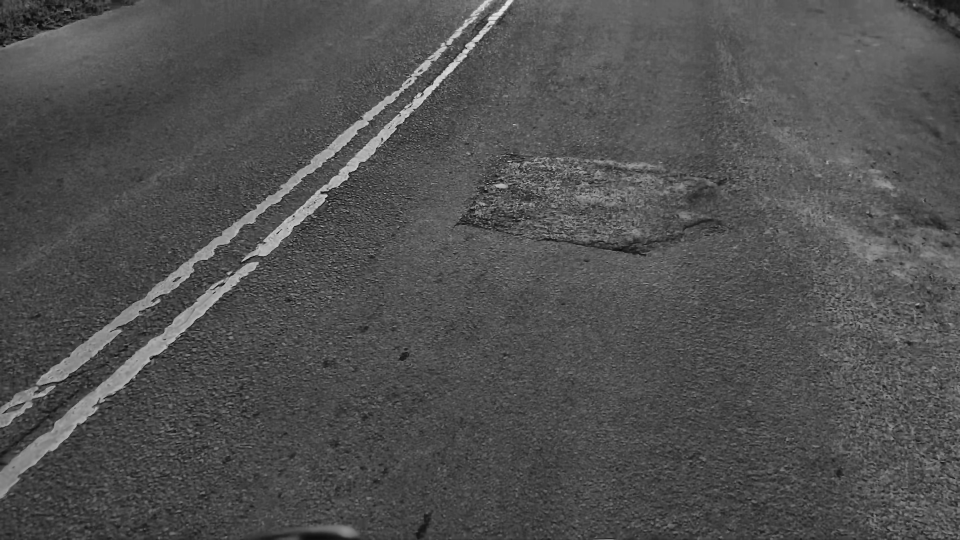
#> input picture Enhacement/Enhanced_frames/frame_00000.jpg, 1920 x 1080 px (shown at 1/2 size); its folder holds only this picture in this run
$ jupyter execute 'Segmentation_Pipeline  (1).ipynb'
#> lines starting #> are read from the running program, lines starting #| are printed output that depends on the picture; after the words box and inside, x2 and y2 are one past the last pixel; in counts of white or black regions, pixels touching at a corner belong together
[cell 1]
import cv2
import os
import glob
import numpy as np


# FINAL SEGMENTATION PIPELINE
# Pothole             = Red
# Alligator Cracking  = Green
# Center Line Removal = Yellow
# No text labels


input_dir = r"D:\Downloads\IP_Project\Enhanced_frames"
output_dir = r"D:\Downloads\IP_Project\Segmentation"

os.makedirs(output_dir, exist_ok=True)

# -------OUTPUT FOLDERS-------

roi_dir        = os.path.join(output_dir, "ROI_masks")
lane_dir       = os.path.join(output_dir, "Lane_masks")
dark_dir       = os.path.join(output_dir, "Dark_damage_masks")
pothole_dir    = os.path.join(output_dir, "Pothole_masks")
alligator_dir  = os.path.join(output_dir, "Alligator_masks")
combined_dir   = os.path.join(output_dir, "Combined_masks")
seg_dir        = os.path.join(output_dir, "Segmented_frames")
comparison_dir = os.path.join(output_dir, "Comparison_results")
report_dir     = os.path.join(output_dir, "Reports")

folders = [
    roi_dir,
    lane_dir,
    dark_dir,
    pothole_dir,
    alligator_dir,
    combined_dir,
    seg_dir,
    comparison_dir,
    report_dir
]

for folder in folders:
    os.makedirs(folder, exist_ok=True)

# -------READ ENHANCED FRAMES-------

frames = sorted(glob.glob(os.path.join(input_dir, "*.jpg")))

print("Total enhanced frames found:", len(frames))

if len(frames) == 0:
    print("No frames found. Check Enhanced_frames folder path.")
    exit()

# -------PROCESS EACH FRAME-------

for path in frames:

    img = cv2.imread(path)
#> img is the input picture: shape (1080, 1920, 3); min 6, max 231, mean 80.7

    if img is None:
        print("Skipped:", path)
        continue

    file_name = os.path.basename(path)
    output = img.copy()

    gray = cv2.cvtColor(img, cv2.COLOR_BGR2GRAY)
    h, w = gray.shape

    # -------1. ROAD ROI MASK-------


    roi_mask = np.zeros_like(gray)

    roi_points = np.array([[
        (int(w * 0.05), int(h * 1.00)),
        (int(w * 0.08), int(h * 0.45)),
        (int(w * 0.30), int(h * 0.25)),
        (int(w * 0.70), int(h * 0.25)),
        (int(w * 0.92), int(h * 0.45)),
        (int(w * 0.95), int(h * 1.00))
    ]], dtype=np.int32)

    cv2.fillPoly(roi_mask, roi_points, 255)
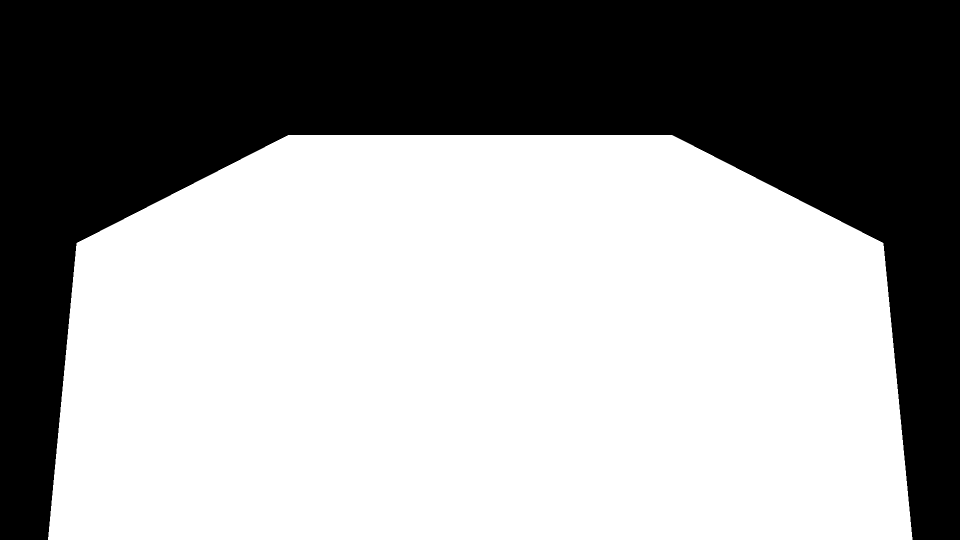
#> roi_mask: shape (1080, 1920) (shown at 1/2 size); 60.3% white; 1 black region, box (x1, y1, x2, y2) and area: (0, 0, 1920, 1080) 823581

    # ROI visualization
    roi_output = img.copy()
    roi_output[roi_mask == 255] = cv2.addWeighted(
        roi_output[roi_mask == 255],
        0.5,
        np.full_like(roi_output[roi_mask == 255], (255, 0, 0)),
        0.5,
        0
    )
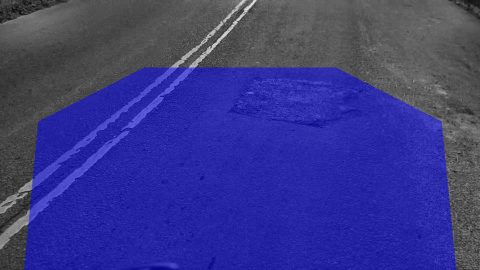
#> roi_output: shape (1080, 1920, 3) (shown at 1/4 size); mean B, G, R 133.9, 57, 57

    # -------2. BLUR IMAGE-------

    blur = cv2.GaussianBlur(gray, (5, 5), 0)

    # -------3. CENTER LINE REMOVAL MASK - YELLOW-------

    center_line_area = np.zeros_like(gray)

    center_line_area[:, int(w * 0.38):int(w * 0.62)] = 255
    center_line_area = cv2.bitwise_and(center_line_area, roi_mask)

    _, lane_mask = cv2.threshold(
        blur,
        120,
        255,
        cv2.THRESH_BINARY
    )
#> lane_mask: shape (1080, 1920); 3.5% white; 666 white regions (540 under 20 px), largest, box (x1, y1, x2, y2) and area: (73, 0, 989, 770) 22518, (0, 524, 518, 996) 20011, (483, 0, 1028, 523) 13065

    lane_mask = cv2.bitwise_and(lane_mask, center_line_area)
#> lane_mask: shape (1080, 1920); 0.22% white; 208 white regions (165 under 20 px), largest, box (x1, y1, x2, y2) and area: (729, 270, 781, 323) 1170, (1150, 385, 1190, 406) 400, (983, 366, 1016, 377) 211

    lane_kernel = np.ones((9, 9), np.uint8)
    lane_mask = cv2.morphologyEx(lane_mask, cv2.MORPH_CLOSE, lane_kernel)
#> lane_mask: shape (1080, 1920); 0.41% white; 73 white regions (54 under 20 px), largest, box (x1, y1, x2, y2) and area: (1015, 315, 1173, 381) 2614, (729, 270, 781, 323) 1192, (1146, 357, 1190, 410) 1111
    lane_mask = cv2.morphologyEx(lane_mask, cv2.MORPH_OPEN, lane_kernel)
#> lane_mask: shape (1080, 1920); 0.23% white; 15 white regions, largest, box (x1, y1, x2, y2) and area: (729, 270, 774, 317) 1127, (1150, 380, 1190, 404) 765, (1110, 379, 1136, 401) 434

    # -------4. DARK DAMAGE MASK-------

    dark_mask = cv2.adaptiveThreshold(
        blur,
        255,
        cv2.ADAPTIVE_THRESH_GAUSSIAN_C,
        cv2.THRESH_BINARY_INV,
        41,
        8
    )
#> dark_mask: shape (1080, 1920); 16.3% white; 10848 white regions (6623 under 20 px), largest, box (x1, y1, x2, y2) and area: (75, 429, 674, 827) 14945, (479, 0, 1014, 508) 14338, (624, 0, 1038, 437) 6792

    dark_mask = cv2.bitwise_and(dark_mask, roi_mask)
#> dark_mask: shape (1080, 1920); 12.3% white; 8349 white regions (4981 under 20 px), largest, box (x1, y1, x2, y2) and area: (122, 429, 674, 820) 14678, (479, 270, 755, 508) 6063, (624, 270, 795, 437) 2877

    small_kernel = np.ones((3, 3), np.uint8)
    dark_mask = cv2.morphologyEx(dark_mask, cv2.MORPH_OPEN, small_kernel)
#> dark_mask: shape (1080, 1920); 8.7% white; 5216 white regions (2532 under 20 px), largest, box (x1, y1, x2, y2) and area: (510, 270, 753, 489) 4357, (122, 583, 410, 820) 3289, (299, 533, 527, 720) 2921

    # -------5. POTHOLE MASK - RED-------

    pothole_mask = np.zeros_like(gray)

    pothole_source = dark_mask.copy()
    pothole_source[lane_mask == 255] = 0
#> pothole_source: shape (1080, 1920); 8.7% white; 5206 white regions (2533 under 20 px), largest, box (x1, y1, x2, y2) and area: (510, 270, 753, 489) 4356, (122, 583, 410, 820) 3289, (299, 533, 527, 720) 2921

    pothole_kernel = np.ones((9, 9), np.uint8)
    pothole_source = cv2.morphologyEx(pothole_source, cv2.MORPH_CLOSE, pothole_kernel)
#> pothole_source: shape (1080, 1920); 14.9% white; 1490 white regions (585 under 20 px), largest, box (x1, y1, x2, y2) and area: (113, 270, 836, 1034) 81258, (906, 284, 1486, 513) 40358, (1591, 492, 1822, 1080) 36664
    pothole_source = cv2.morphologyEx(pothole_source, cv2.MORPH_OPEN, np.ones((5, 5), np.uint8))
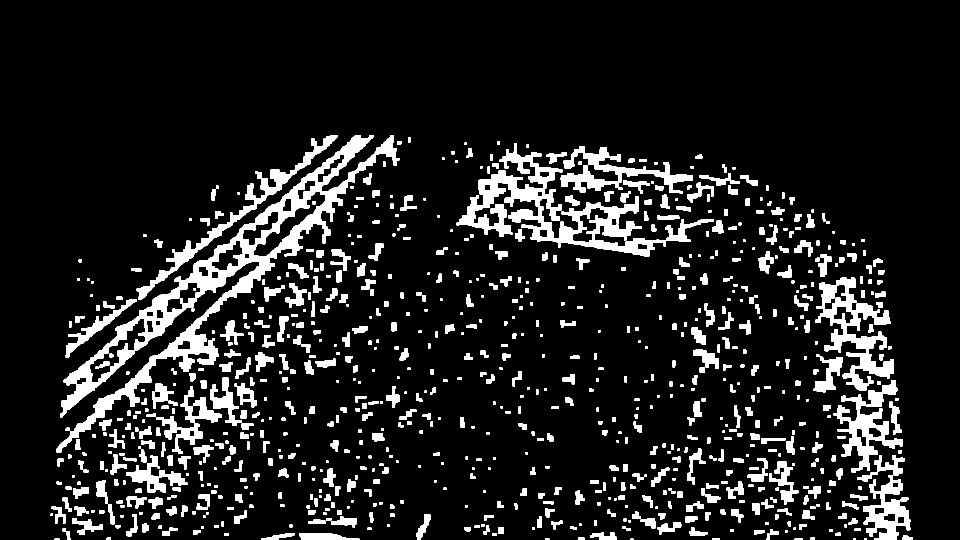
#> pothole_source: shape (1080, 1920) (shown at 1/2 size); 11.3% white; 876 white regions (2 under 20 px)

    contours, _ = cv2.findContours(
        pothole_source,
        cv2.RETR_EXTERNAL,
        cv2.CHAIN_APPROX_SIMPLE
    )
#> contours = 871 contours, 91 with area under 20; largest, box (x1, y1, x2, y2) and area: (113, 270, 799, 905) 60452, (913, 286, 1428, 513) 25568, (1631, 554, 1787, 781) 11530, (273, 270, 675, 600) 7772, (1667, 789, 1805, 945) 6786

    for cnt in contours:
        area = cv2.contourArea(cnt)

        if area < 1500:
            continue

        perimeter = cv2.arcLength(cnt, True)

        if perimeter == 0:
            continue

        x, y, cw, ch = cv2.boundingRect(cnt)

        if cw < 35 or ch < 25:
            continue

        aspect_ratio = cw / float(ch)
        extent = area / float(cw * ch)
        circularity = (4 * np.pi * area) / (perimeter * perimeter)

        if 0.5 < aspect_ratio < 3.5 and extent > 0.28 and circularity > 0.08:
            cv2.drawContours(pothole_mask, [cnt], -1, 255, -1)
#> this loop made 871 passes
#> area on passes 7 to 9: 44.5, 51.5, 31.5
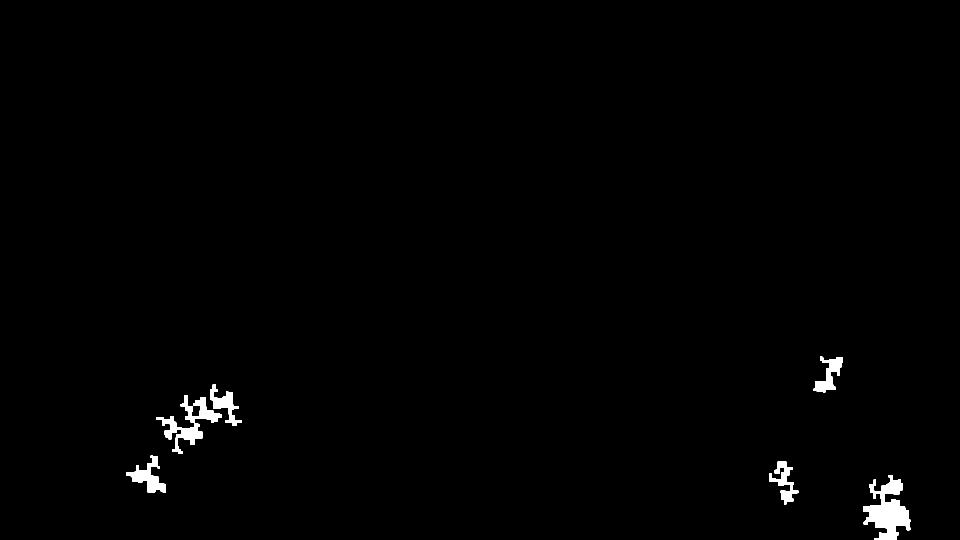
#> pothole_mask: shape (1080, 1920) (shown at 1/2 size); 0.86% white; 7 white regions, largest, box (x1, y1, x2, y2) and area: (1727, 950, 1821, 1080) 6155, (312, 833, 405, 908) 2314, (252, 911, 331, 986) 2258
    # -------6. ALLIGATOR CRACK MASK - GREEN-------

    alligator_mask = cv2.subtract(dark_mask, pothole_mask)
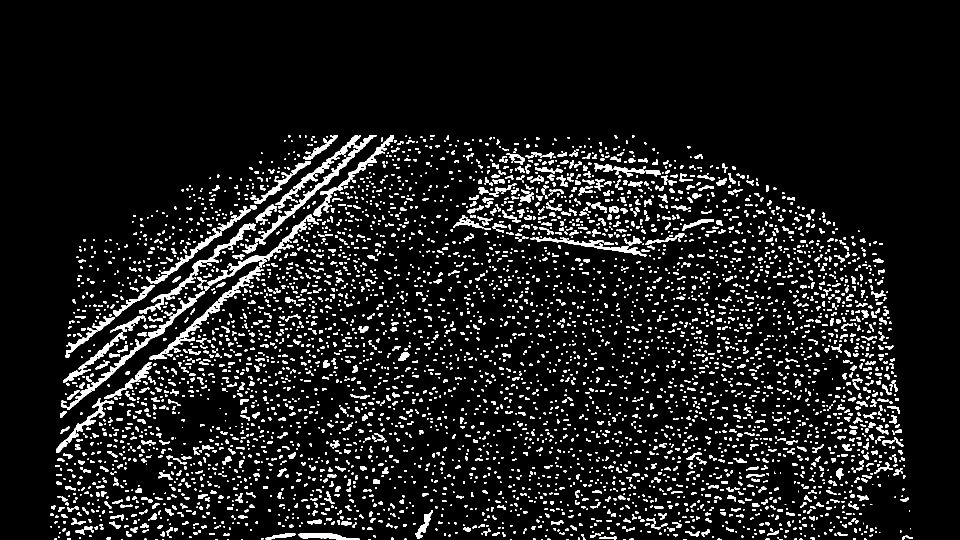
#> alligator_mask: shape (1080, 1920) (shown at 1/2 size); 8.4% white; 5077 white regions (2526 under 20 px), largest, box (x1, y1, x2, y2) and area: (510, 270, 753, 489) 4357, (122, 583, 410, 820) 3289, (299, 533, 527, 720) 2921

    crack_kernel = np.ones((3, 3), np.uint8)
    alligator_mask = cv2.morphologyEx(
        alligator_mask,
        cv2.MORPH_CLOSE,
        crack_kernel
    )
#> alligator_mask: shape (1080, 1920); 8.6% white; 4516 white regions (2127 under 20 px)

    # -------7. DRAW POTHOLES - RED DOTS-------

    pothole_contours, _ = cv2.findContours(
        pothole_mask,
        cv2.RETR_EXTERNAL,
        cv2.CHAIN_APPROX_SIMPLE
    )
#> pothole_contours = 7 contours; box (x1, y1, x2, y2) and area: (1727, 950, 1821, 1080) 5789, (252, 911, 331, 986) 2076, (312, 833, 405, 908) 2068, (1627, 713, 1686, 785) 1650, (420, 769, 484, 852) 1616, (361, 790, 444, 845) 1607, (1538, 923, 1597, 1009) 1570

    for cnt in pothole_contours:
        area = cv2.contourArea(cnt)

        if area < 1500:
            continue

        cv2.drawContours(output, [cnt], -1, (0, 0, 255), 2)

        x, y, cw, ch = cv2.boundingRect(cnt)
        center_x = x + cw // 2
        center_y = y + ch // 2
#> this loop made 7 passes
#> (area, x, y, cw, ch, center_x, center_y) on passes 1 to 7: (5789, 1727, 950, 94, 130, 1774, 1015), (1569.5, 1538, 923, 59, 86, 1567, 966), (2076.5, 252, 911, 79, 75, 291, 948), (2068.5, 312, 833, 93, 75, 358, 870), (1607, 361, 790, 83, 55, 402, 817), (1616.5, 420, 769, 64, 83, 452, 810), (1649.5, 1627, 713, 59, 72, 1656, 749)

    cv2.circle(output, (center_x, center_y), 7, (0, 0, 255), -1)
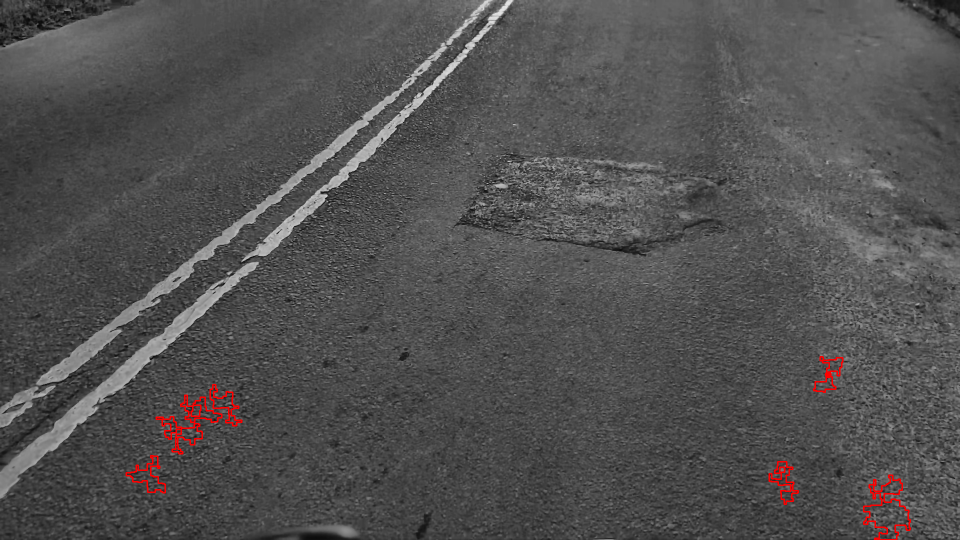
#> output: shape (1080, 1920, 3) (shown at 1/2 size); mean B, G, R 80.3, 80.3, 81.5
    # -------8. DRAW ALLIGATOR CRACKS - GREEN LINES-------

    alligator_contours, _ = cv2.findContours(
        alligator_mask,
        cv2.RETR_EXTERNAL,
        cv2.CHAIN_APPROX_SIMPLE
    )
#> alligator_contours = 4513 contours, 3014 with area under 20; largest, box (x1, y1, x2, y2) and area: (481, 270, 753, 507) 7729, (299, 429, 638, 720) 5278, (292, 270, 675, 568) 3676, (122, 583, 410, 820) 2960, (278, 447, 512, 628) 2637

    for cnt in alligator_contours:

        area = cv2.contourArea(cnt)

        if area < 80:
            continue

        x, y, cw, ch = cv2.boundingRect(cnt)

        if cw > 12 and ch > 12:
            cv2.drawContours(output, [cnt], -1, (0, 255, 0), 2)
#> this loop made 4513 passes
#> (area, x, y, cw, ch) on passes 34, 61, 62: (97, 1199, 1073, 34, 7), (878, 597, 1066, 123, 14), (292.5, 531, 1066, 60, 14)
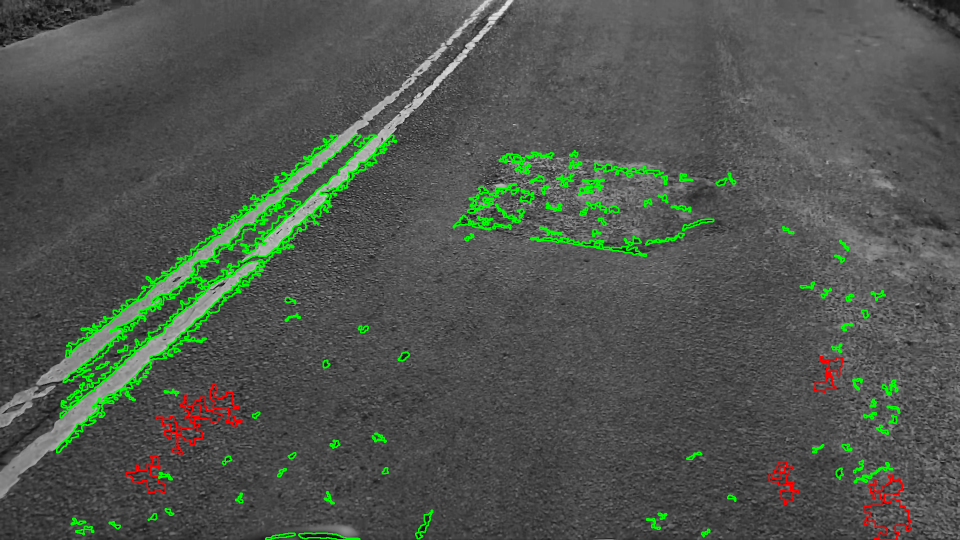
#> output: shape (1080, 1920, 3) (shown at 1/2 size); 2.93% of pixels changed, all inside (x1, y1, x2, y2) = (112, 269, 1801, 1080)

    # -------9. DRAW CENTER LINE REMOVAL - YELLOW-------

    lane_contours, _ = cv2.findContours(
        lane_mask,
        cv2.RETR_EXTERNAL,
        cv2.CHAIN_APPROX_SIMPLE
    )
#> lane_contours = 15 contours; largest, box (x1, y1, x2, y2) and area: (729, 270, 774, 317) 1058, (1150, 380, 1190, 404) 706, (1110, 379, 1136, 401) 389, (1070, 315, 1096, 334) 367, (1093, 362, 1119, 378) 364

    for cnt in lane_contours:

        area = cv2.contourArea(cnt)

        if area < 200:
            continue

        x, y, cw, ch = cv2.boundingRect(cnt)
        aspect_ratio = max(cw, ch) / max(1, min(cw, ch))

        if aspect_ratio > 1.2:
            cv2.drawContours(output, [cnt], -1, (0, 255, 255), 2)
#> this loop made 15 passes
#> (area, x, y, cw, ch, aspect_ratio) on passes 4, 5, 8, 10, 13, 14, 15: (705.5, 1150, 380, 40, 24, 1.67), (389, 1110, 379, 26, 22, 1.18), (363.5, 1093, 362, 26, 16, 1.62), (220, 1145, 332, 19, 14, 1.36), (256, 1108, 316, 18, 21, 1.17), (367, 1070, 315, 26, 19, 1.37), (1058, 729, 270, 45, 47, 1.04)
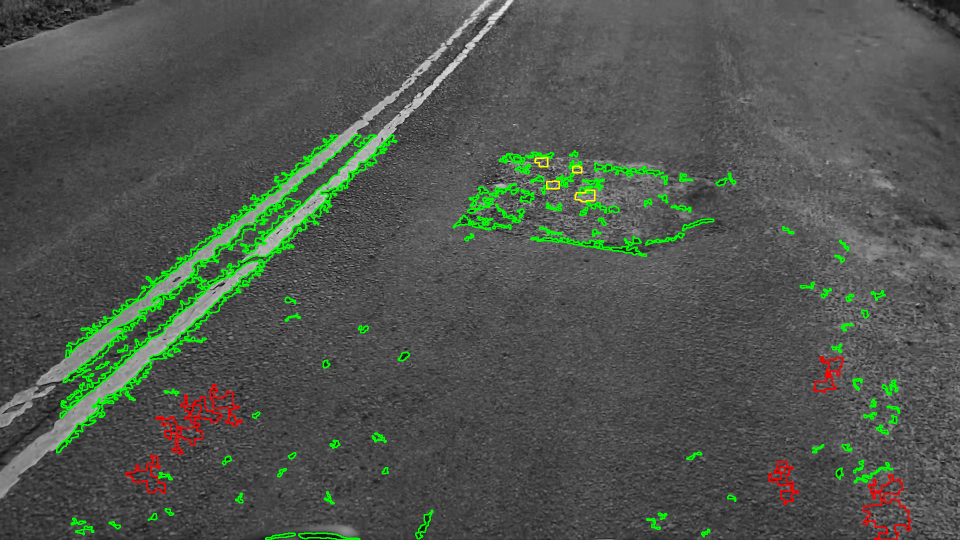
#> output: shape (1080, 1920, 3) (shown at 1/2 size); 0.05% of pixels changed, all inside (x1, y1, x2, y2) = (1069, 314, 1191, 405)

    # -------10. COMBINED MASK-------

    combined_mask = cv2.bitwise_or(pothole_mask, alligator_mask)
#> combined_mask: shape (1080, 1920); 9.4% white; 4474 white regions (2090 under 20 px), largest, box (x1, y1, x2, y2) and area: (1725, 950, 1822, 1080) 6218, (299, 429, 638, 720) 6008, (481, 270, 753, 507) 5980
    combined_mask = cv2.bitwise_or(combined_mask, lane_mask)
#> combined_mask: shape (1080, 1920); 9.6% white; 4447 white regions (2080 under 20 px), largest, box (x1, y1, x2, y2) and area: (481, 270, 794, 507) 9384, (1725, 950, 1822, 1080) 6218, (299, 429, 638, 720) 6008

    # -------11. COMPARISON IMAGE-------

    comparison = np.hstack((img, output))
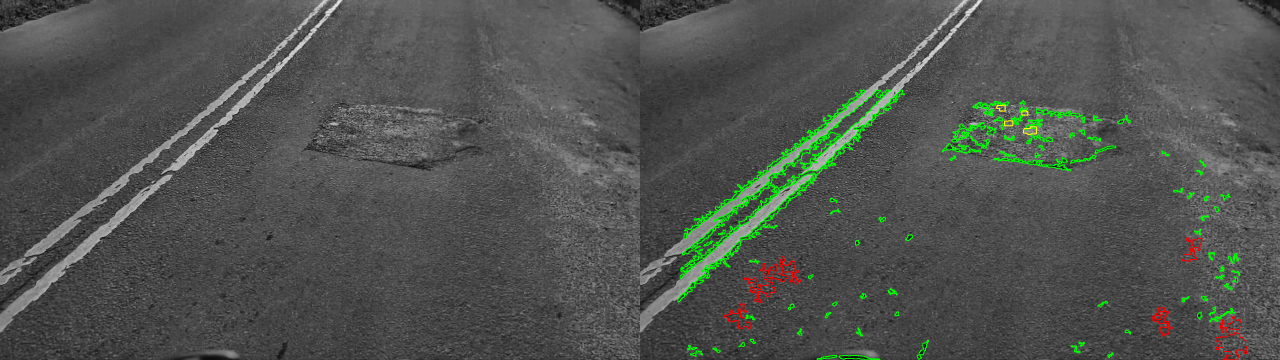
#> comparison: shape (1080, 3840, 3) (shown at 1/3 size); mean B, G, R 79.4, 83.2, 80.1

    # -------12. SAVE OUTPUTS-------

    cv2.imwrite(os.path.join(roi_dir, "roi_" + file_name), roi_mask)
    cv2.imwrite(os.path.join(lane_dir, "lane_" + file_name), lane_mask)
    cv2.imwrite(os.path.join(dark_dir, "dark_" + file_name), dark_mask)
    cv2.imwrite(os.path.join(pothole_dir, "pothole_" + file_name), pothole_mask)
    cv2.imwrite(os.path.join(alligator_dir, "alligator_" + file_name), alligator_mask)
    cv2.imwrite(os.path.join(combined_dir, "combined_" + file_name), combined_mask)
    cv2.imwrite(os.path.join(seg_dir, "seg_" + file_name), output)
    cv2.imwrite(os.path.join(comparison_dir, "compare_" + file_name), comparison)


# REPORT TEXT FILE

report_path = os.path.join(report_dir, "segmentation_report.txt")

with open(report_path, "w") as report:
    report.write("Final Segmentation Pipeline Report\n")
    report.write("=================================\n\n")
    report.write("Input Folder: " + input_dir + "\n")
    report.write("Output Folder: " + output_dir + "\n\n")
    report.write("Detected Classes:\n")
    report.write("1. Pothole - Red dots\n")
    report.write("2. Alligator Cracking - Green contours\n")
    report.write("3. Center Line Removal - Yellow contours\n\n")
    report.write("Created Output Folders:\n")
    report.write("1. ROI_masks\n")
    report.write("2. Lane_masks\n")
    report.write("3. Dark_damage_masks\n")
    report.write("4. Pothole_masks\n")
    report.write("5. Alligator_masks\n")
    report.write("6. Combined_masks\n")
    report.write("7. Segmented_frames\n")
    report.write("8. Comparison_results\n")
    report.write("9. Reports\n\n")
    report.write("Total Frames Processed: " + str(len(frames)) + "\n")

print("Segmentation completed successfully.")
print("ROI masks saved in:", roi_dir)
print("Lane masks saved in:", lane_dir)
print("Dark masks saved in:", dark_dir)
print("Pothole masks saved in:", pothole_dir)
print("Alligator masks saved in:", alligator_dir)
print("Combined masks saved in:", combined_dir)
print("Segmented frames saved in:", seg_dir)
print("Comparison results saved in:", comparison_dir)
print("Report saved in:", report_path)
